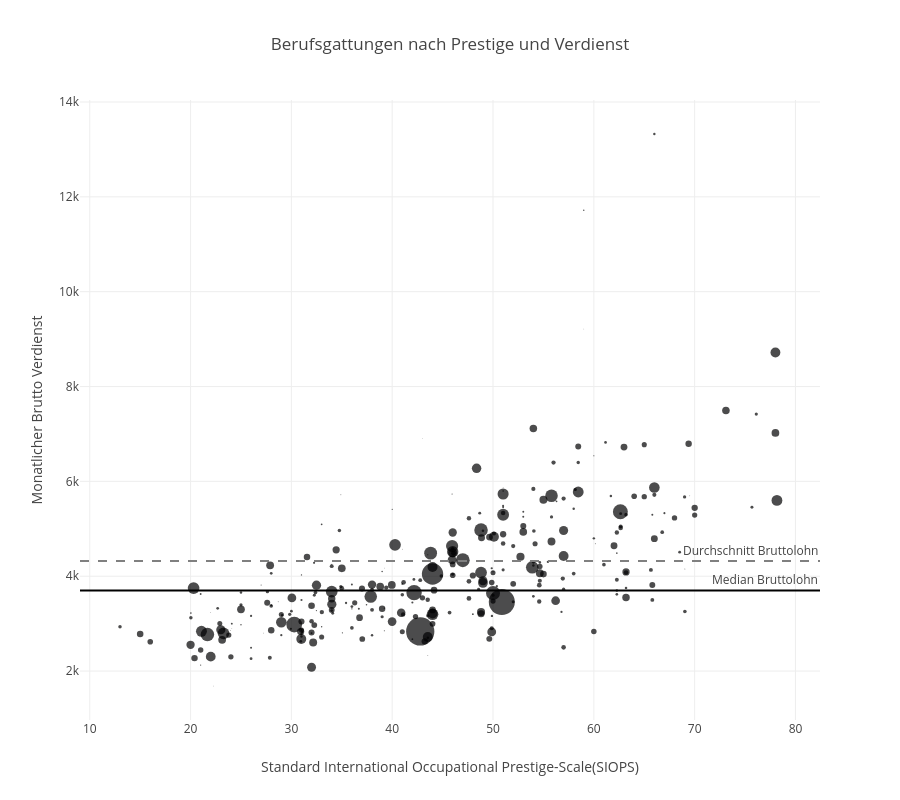

Notebook cell for this chart:
### Code cell
#TODO Sekrtariatsleiter sind drin why?
colors = [
    "#2f4f4f",  # darkslategray
    "#a0522d",  # sienna
    "#006400",  # darkgreen
    "#00008b",  # darkblue
    "#ff0000",  # red
    "#ffa500",  # orange
    "#ff69b4",   # hotpink
    "#00ff00",  # lime
    "#00fa9a",  # mediumspringgreen
    "#00ffff",  # aqua
    "#0000ff",  # blue
    "#d8bfd8",  # thistle
    "#ff00ff",  # fuchsia
    "#1e90ff",  # dodgerblue
    "#f0e68c",  # khaki
    "#ffff00",  # yellow
]



fig = px.scatter(
    working_class_only,
    x='siops',
    y='median_brutto_group_mean',
    size='Anzahl_x',  # Set the size of the markers
    #color='oesch',  # Set the color of the markers based on 'oesch'
    #symbol='oesch',
    hover_data=['Berufsgattung(ISCO-Stufe 4)', 'Anzahl_x'],
    title='Berufsgattungen nach Prestige und Verdienst',
    labels={'siops': 'Standard International Occupational Prestige-Scale(SIOPS)', 'median_brutto_group_mean': 'Monatlicher Brutto Verdienst'},
    #color_discrete_sequence=colors
)
fig.add_hline(y=3700, line_color="black", annotation_text="Median Bruttolohn", annotation_position="top right")

fig.add_hline(y=4323, line_dash="dash", line_color="grey", annotation_text="Durchschnitt Bruttolohn", annotation_position="top right")


fig.update_layout(
    width=900,
    height=800
)
# Show the plot
fig.show()

### Figure 1 — Plotly figure (JSON) as saved in the notebook; plotly's stock layout.template omitted (floating-point values rounded to 4 significant figures; data arrays with more than 128 entries replaced by an {"elided": "..."} marker saying what was removed)
{"data": [{"customdata": {"elided": "312x2 mixed values"}, "hovertemplate": "Standard International Occupational Prestige-Scale(SIOPS)=%{x}<br>Monatlicher Brutto Verdienst=%{y}<br>Anzahl_x=%{customdata[1]}<br>Berufsgattung(ISCO-Stufe 4)=%{customdata[0]}<extra></extra>", "legendgroup": "", "marker": {"color": "#000001", "size": {"elided": "312 int values"}, "sizemode": "area", "sizeref": 5242.0, "symbol": "circle"}, "mode": "markers", "name": "", "orientation": "v", "showlegend": false, "type": "scatter", "x": {"elided": "312 float values"}, "xaxis": "x", "y": {"elided": "312 float values"}, "yaxis": "y"}], "layout": {"annotations": [{"showarrow": false, "text": "Median Bruttolohn", "x": 1, "xanchor": "right", "xref": "x domain", "y": 3700, "yanchor": "bottom", "yref": "y"}, {"showarrow": false, "text": "Durchschnitt Bruttolohn", "x": 1, "xanchor": "right", "xref": "x domain", "y": 4323, "yanchor": "bottom", "yref": "y"}], "height": 800, "legend": {"itemsizing": "constant", "tracegroupgap": 0}, "shapes": [{"line": {"color": "black"}, "type": "line", "x0": 0, "x1": 1, "xref": "x domain", "y0": 3700, "y1": 3700, "yref": "y"}, {"line": {"color": "grey", "dash": "dash"}, "type": "line", "x0": 0, "x1": 1, "xref": "x domain", "y0": 4323, "y1": 4323, "yref": "y"}], "title": {"text": "Berufsgattungen nach Prestige und Verdienst"}, "width": 900, "xaxis": {"anchor": "y", "domain": [0, 1], "title": {"text": "Standard International Occupational Prestige-Scale(SIOPS)"}}, "yaxis": {"anchor": "x", "domain": [0, 1], "title": {"text": "Monatlicher Brutto Verdienst"}}}}
